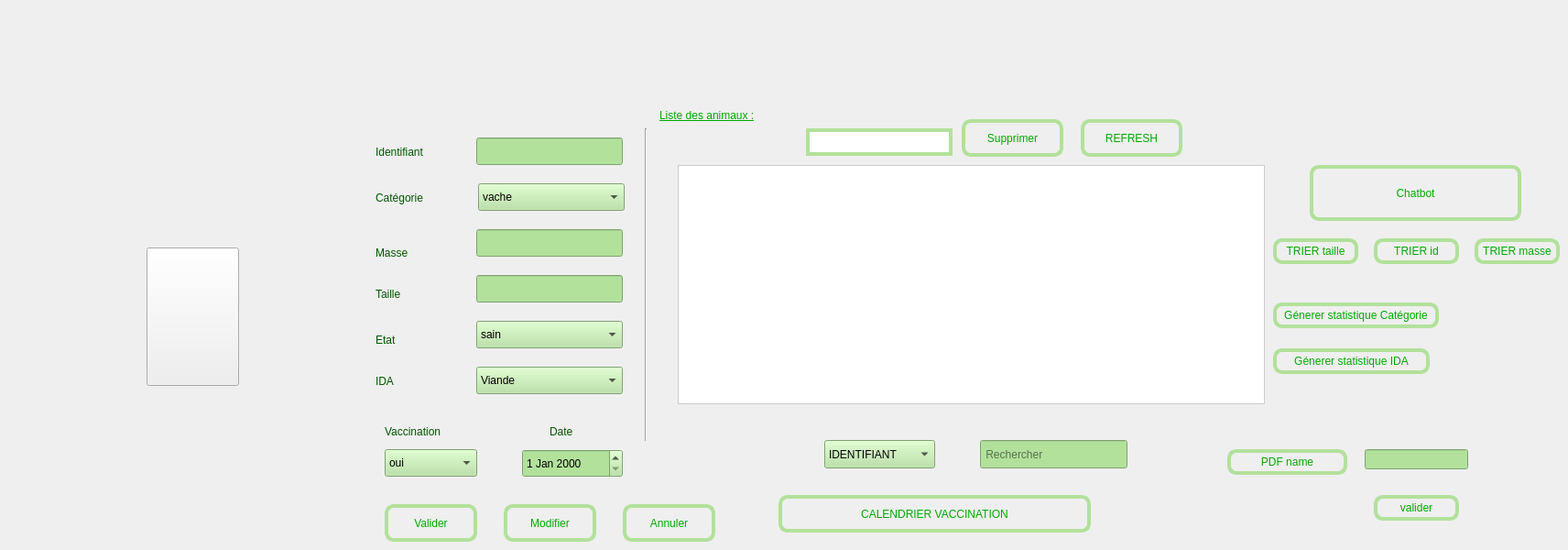
    <widget class="QWidget" name="page_17">
     <widget class="QPushButton" name="chatbot">
      <property name="geometry">
       <rect>
        <x>1430</x>
        <y>180</y>
        <width>231</width>
        <height>61</height>
       </rect>
      </property>
      <property name="styleSheet">
       <string notr="true">font: 10pt &quot;Centaur&quot;;
color: rgb(0, 170, 0);
border-radius: 10px;
border: 4px solid rgb(178, 225, 155);
</string>
      </property>
      <property name="text">
       <string>Chatbot</string>
      </property>
     </widget>
     <widget class="QPushButton" name="pushButton_modifier">
      <property name="geometry">
       <rect>
        <x>550</x>
        <y>550</y>
        <width>101</width>
        <height>41</height>
       </rect>
      </property>
      <property name="styleSheet">
       <string notr="true">font: 10pt &quot;Centaur&quot;;
color: rgb(0, 170, 0);
border-radius: 10px;
border: 4px solid rgb(178, 225, 155);

</string>
      </property>
      <property name="text">
       <string>Modifier</string>
      </property>
     </widget>
     <widget class="QPushButton" name="pushButton_annuler_ich_2">
      <property name="geometry">
       <rect>
        <x>850</x>
        <y>540</y>
        <width>341</width>
        <height>41</height>
       </rect>
      </property>
      <property name="styleSheet">
       <string notr="true">font: 10pt &quot;Centaur&quot;;
color: rgb(0, 170, 0);
border-radius: 10px;
border: 4px solid rgb(178, 225, 155);</string>
      </property>
      <property name="text">
       <string>CALENDRIER VACCINATION</string>
      </property>
      <property name="autoDefault">
       <bool>false</bool>
      </property>
      <property name="flat">
       <bool>false</bool>
      </property>
     </widget>
     <widget class="QLineEdit" name="lineEdit_ma">
      <property name="geometry">
       <rect>
        <x>520</x>
        <y>250</y>
        <width>160</width>
        <height>30</height>
       </rect>
      </property>
      <property name="styleSheet">
       <string notr="true">background-color: rgb(178, 225, 155);
</string>
      </property>
     </widget>
     <widget class="QComboBox" name="vacc">
      <property name="geometry">
       <rect>
        <x>420</x>
        <y>490</y>
        <width>101</width>
        <height>30</height>
       </rect>
      </property>
      <property name="styleSheet">
       <string notr="true">background-color: rgb(178, 225, 155);</string>
      </property>
      <item>
       <property name="text">
        <string>oui</string>
       </property>
      </item>
      <item>
       <property name="text">
        <string>non</string>
       </property>
      </item>
     </widget>
     <widget class="QPushButton" name="pushButton_triernom_ich_2">
      <property name="geometry">
       <rect>
        <x>1390</x>
        <y>260</y>
        <width>93</width>
        <height>28</height>
       </rect>
      </property>
      <property name="styleSheet">
       <string notr="true">font: 10pt &quot;Centaur&quot;;
color: rgb(0, 170, 0);
border-radius: 10px;
border: 4px solid rgb(178, 225, 155);</string>
      </property>
      <property name="text">
       <string>TRIER taille</string>
      </property>
     </widget>
     <widget class="QComboBox" name="critere_rech_acc">
      <property name="geometry">
       <rect>
        <x>900</x>
        <y>480</y>
        <width>121</width>
        <height>31</height>
       </rect>
      </property>
      <property name="styleSheet">
       <string notr="true">background-color: rgb(178, 225, 155);
</string>
      </property>
      <item>
       <property name="text">
        <string>IDENTIFIANT</string>
       </property>
      </item>
      <item>
       <property name="text">
        <string>CATEGORIE</string>
       </property>
      </item>
      <item>
       <property name="text">
        <string>MASSE</string>
       </property>
      </item>
      <item>
       <property name="text">
        <string>TAILLE</string>
       </property>
      </item>
      <item>
       <property name="text">
        <string>ETAT</string>
       </property>
      </item>
      <item>
       <property name="text">
        <string>IDA</string>
       </property>
      </item>
     </widget>
     <widget class="QLabel" name="label_40">
      <property name="geometry">
       <rect>
        <x>600</x>
        <y>460</y>
        <width>51</width>
        <height>21</height>
       </rect>
      </property>
      <property name="styleSheet">
       <string notr="true">font: 10pt &quot;Centaur&quot;;
color: rgb(0, 85, 0);</string>
      </property>
      <property name="text">
       <string>Date</string>
      </property>
     </widget>
     <widget class="QLabel" name="label_42">
      <property name="geometry">
       <rect>
        <x>410</x>
        <y>260</y>
        <width>61</width>
        <height>31</height>
       </rect>
      </property>
      <property name="styleSheet">
       <string notr="true">font: 10pt &quot;Centaur&quot;;
color: rgb(0, 85, 0);
</string>
      </property>
      <property name="text">
       <string>Masse</string>
      </property>
     </widget>
     <widget class="QLabel" name="label_43">
      <property name="geometry">
       <rect>
        <x>410</x>
        <y>156</y>
        <width>101</width>
        <height>20</height>
       </rect>
      </property>
      <property name="styleSheet">
       <string notr="true">font: 10pt &quot;Centaur&quot;;
color: rgb(0, 85, 0);</string>
      </property>
      <property name="text">
       <string>Identifiant</string>
      </property>
     </widget>
     <widget class="QPushButton" name="pushButton_triernom_ich">
      <property name="geometry">
       <rect>
        <x>1610</x>
        <y>260</y>
        <width>93</width>
        <height>28</height>
       </rect>
      </property>
      <property name="styleSheet">
       <string notr="true">font: 10pt &quot;Centaur&quot;;
color: rgb(0, 170, 0);
border-radius: 10px;
border: 4px solid rgb(178, 225, 155);
</string>
      </property>
      <property name="text">
       <string>TRIER masse</string>
      </property>
     </widget>
     <widget class="QDateEdit" name="date_vacc">
      <property name="geometry">
       <rect>
        <x>570</x>
        <y>490</y>
        <width>110</width>
        <height>31</height>
       </rect>
      </property>
      <property name="styleSheet">
       <string notr="true">background-color: rgb(178, 225, 155);
</string>
      </property>
     </widget>
     <widget class="QLabel" name="label_44">
      <property name="geometry">
       <rect>
        <x>420</x>
        <y>460</y>
        <width>111</width>
        <height>21</height>
       </rect>
      </property>
      <property name="styleSheet">
       <string notr="true">font: 10pt &quot;Centaur&quot;;
color: rgb(0, 85, 0);</string>
      </property>
      <property name="text">
       <string>Vaccination</string>
      </property>
     </widget>
     <widget class="QPushButton" name="pushButton_stat_ich_2">
      <property name="geometry">
       <rect>
        <x>1390</x>
        <y>380</y>
        <width>171</width>
        <height>28</height>
       </rect>
      </property>
      <property name="styleSheet">
       <string notr="true">font: 10pt &quot;Centaur&quot;;
color: rgb(0, 170, 0);
border-radius: 10px;
border: 4px solid rgb(178, 225, 155);
</string>
      </property>
      <property name="text">
       <string>Génerer statistique IDA</string>
      </property>
     </widget>
     <widget class="QPushButton" name="pushButton_supprimer">
      <property name="geometry">
       <rect>
        <x>1050</x>
        <y>130</y>
        <width>111</width>
        <height>41</height>
       </rect>
      </property>
      <property name="styleSheet">
       <string notr="true">font: 10pt &quot;Centaur&quot;;
color: rgb(0, 170, 0);
border-radius: 10px;
border: 4px solid rgb(178, 225, 155);
</string>
      </property>
      <property name="text">
       <string>Supprimer</string>
      </property>
     </widget>
     <widget class="QLineEdit" name="lineEdit_id">
      <property name="geometry">
       <rect>
        <x>520</x>
        <y>150</y>
        <width>160</width>
        <height>30</height>
       </rect>
      </property>
      <property name="styleSheet">
       <string notr="true">background-color: rgb(178, 225, 155);
</string>
      </property>
     </widget>
     <widget class="QLabel" name="label_63">
      <property name="geometry">
       <rect>
        <x>410</x>
        <y>310</y>
        <width>51</width>
        <height>21</height>
       </rect>
      </property>
      <property name="styleSheet">
       <string notr="true">font: 10pt &quot;Centaur&quot;;
color: rgb(0, 85, 0);

</string>
      </property>
      <property name="text">
       <string>Taille</string>
      </property>
     </widget>
     <widget class="QLineEdit" name="le_pdf_name">
      <property name="geometry">
       <rect>
        <x>1490</x>
        <y>490</y>
        <width>113</width>
        <height>22</height>
       </rect>
      </property>
      <property name="styleSheet">
       <string notr="true">background-color: rgb(178, 225, 155);
</string>
      </property>
     </widget>
     <widget class="QLineEdit" name="critere_rech_acc_2">
      <property name="geometry">
       <rect>
        <x>1070</x>
        <y>480</y>
        <width>161</width>
        <height>31</height>
       </rect>
      </property>
      <property name="styleSheet">
       <string notr="true">background-color: rgb(178, 225, 155);
</string>
      </property>
      <property name="placeholderText">
       <string> Rechercher</string>
      </property>
     </widget>
     <widget class="QComboBox" name="IDA">
      <property name="geometry">
       <rect>
        <x>520</x>
        <y>400</y>
        <width>160</width>
        <height>30</height>
       </rect>
      </property>
      <property name="styleSheet">
       <string notr="true">
background-color: rgb(178, 225, 155);
</string>
      </property>
      <item>
       <property name="text">
        <string>Viande</string>
       </property>
      </item>
      <item>
       <property name="text">
        <string>Graines</string>
       </property>
      </item>
      <item>
       <property name="text">
        <string>Insectes</string>
       </property>
      </item>
      <item>
       <property name="text">
        <string>Plante</string>
       </property>
      </item>
     </widget>
     <widget class="QLabel" name="label_64">
      <property name="geometry">
       <rect>
        <x>410</x>
        <y>360</y>
        <width>41</width>
        <height>21</height>
       </rect>
      </property>
      <property name="styleSheet">
       <string notr="true">font: 10pt &quot;Centaur&quot;;
color: rgb(0, 85, 0);

</string>
      </property>
      <property name="text">
       <string>Etat</string>
      </property>
     </widget>
     <widget class="QPushButton" name="pushButton_annuler_ich">
      <property name="geometry">
       <rect>
        <x>680</x>
        <y>550</y>
        <width>101</width>
        <height>41</height>
       </rect>
      </property>
      <property name="styleSheet">
       <string notr="true">font: 10pt &quot;Centaur&quot;;
color: rgb(0, 170, 0);
border-radius: 10px;
border: 4px solid rgb(178, 225, 155);</string>
      </property>
      <property name="text">
       <string>Annuler</string>
      </property>
      <property name="autoDefault">
       <bool>false</bool>
      </property>
      <property name="flat">
       <bool>false</bool>
      </property>
     </widget>
     <widget class="QTableView" name="tableauanimaux">
      <property name="geometry">
       <rect>
        <x>740</x>
        <y>180</y>
        <width>641</width>
        <height>261</height>
       </rect>
      </property>
      <property name="styleSheet">
       <string notr="true">QTableView {
  border: 1px solid #ccc;
  border-radius: 15pt;
  background: #FFFFFF; 
  font: 10pt &quot;Montserrat&quot;;
  color: #3C4340;
}</string>
      </property>
     </widget>
     <widget class="QLineEdit" name="lineEdit_taille">
      <property name="geometry">
       <rect>
        <x>520</x>
        <y>300</y>
        <width>160</width>
        <height>30</height>
       </rect>
      </property>
      <property name="styleSheet">
       <string notr="true">background-color: rgb(178, 225, 155);
</string>
      </property>
     </widget>
     <widget class="QPushButton" name="pushButton_stat_ich">
      <property name="geometry">
       <rect>
        <x>1390</x>
        <y>330</y>
        <width>181</width>
        <height>28</height>
       </rect>
      </property>
      <property name="styleSheet">
       <string notr="true">font: 10pt &quot;Centaur&quot;;
color: rgb(0, 170, 0);
border-radius: 10px;
border: 4px solid rgb(178, 225, 155);</string>
      </property>
      <property name="text">
       <string>Génerer statistique Catégorie</string>
      </property>
     </widget>
     <widget class="QPushButton" name="pushButton_refresh">
      <property name="geometry">
       <rect>
        <x>1180</x>
        <y>130</y>
        <width>111</width>
        <height>41</height>
       </rect>
      </property>
      <property name="styleSheet">
       <string notr="true">font: 10pt &quot;Centaur&quot;;
color: rgb(0, 170, 0);
border-radius: 10px;
border: 4px solid rgb(178, 225, 155);
</string>
      </property>
      <property name="text">
       <string>REFRESH</string>
      </property>
     </widget>
     <widget class="QLabel" name="label_65">
      <property name="geometry">
       <rect>
        <x>410</x>
        <y>405</y>
        <width>41</width>
        <height>21</height>
       </rect>
      </property>
      <property name="styleSheet">
       <string notr="true">font: 10pt &quot;Centaur&quot;;
color: rgb(0, 85, 0);</string>
      </property>
      <property name="text">
       <string>IDA</string>
      </property>
     </widget>
     <widget class="QComboBox" name="categorie">
      <property name="geometry">
       <rect>
        <x>522</x>
        <y>200</y>
        <width>160</width>
        <height>30</height>
       </rect>
      </property>
      <property name="styleSheet">
       <string notr="true">
background-color: rgb(178, 225, 155);
</string>
      </property>
      <item>
       <property name="text">
        <string>vache</string>
       </property>
      </item>
      <item>
       <property name="text">
        <string>cheval</string>
       </property>
      </item>
      <item>
       <property name="text">
        <string>Oiseaux</string>
       </property>
      </item>
      <item>
       <property name="text">
        <string>Reptiles</string>
       </property>
      </item>
      <item>
       <property name="text">
        <string>Mouton</string>
       </property>
      </item>
     </widget>
     <widget class="QPushButton" name="pushButton_valider">
      <property name="geometry">
       <rect>
        <x>420</x>
        <y>550</y>
        <width>101</width>
        <height>41</height>
       </rect>
      </property>
      <property name="styleSheet">
       <string notr="true">font: 10pt &quot;Centaur&quot;;
color: rgb(0, 170, 0);
border-radius: 10px;
border: 4px solid rgb(178, 225, 155);
</string>
      </property>
      <property name="text">
       <string>Valider</string>
      </property>
      <property name="autoDefault">
       <bool>false</bool>
      </property>
      <property name="flat">
       <bool>false</bool>
      </property>
     </widget>
     <widget class="Line" name="line">
      <property name="geometry">
       <rect>
        <x>690</x>
        <y>140</y>
        <width>31</width>
        <height>341</height>
       </rect>
      </property>
      <property name="orientation">
       <enum>Qt::Vertical</enum>
      </property>
     </widget>
     <widget class="QLabel" name="label_liste">
      <property name="geometry">
       <rect>
        <x>720</x>
        <y>110</y>
        <width>181</width>
        <height>31</height>
       </rect>
      </property>
      <property name="styleSheet">
       <string notr="true">font: 12pt &quot;Centaur&quot;;
text-decoration: underline;
color: rgb(0, 170, 0);
</string>
      </property>
      <property name="text">
       <string>Liste des animaux :</string>
      </property>
     </widget>
     <widget class="QPushButton" name="pushButton_pdf_ich_2">
      <property name="geometry">
       <rect>
        <x>1340</x>
        <y>490</y>
        <width>131</width>
        <height>28</height>
       </rect>
      </property>
      <property name="styleSheet">
       <string notr="true">font: 10pt &quot;Centaur&quot;;
color: rgb(0, 170, 0);
border-radius: 10px;
border: 4px solid rgb(178, 225, 155);</string>
      </property>
      <property name="text">
       <string>PDF name</string>
      </property>
     </widget>
     <widget class="QLineEdit" name="lineEdit_supp">
      <property name="geometry">
       <rect>
        <x>880</x>
        <y>140</y>
        <width>160</width>
        <height>30</height>
       </rect>
      </property>
      <property name="styleSheet">
       <string notr="true">border-radius: 20px;
border: 4px solid rgb(178, 225, 155);</string>
      </property>
     </widget>
     <widget class="QComboBox" name="etat">
      <property name="geometry">
       <rect>
        <x>520</x>
        <y>350</y>
        <width>160</width>
        <height>30</height>
       </rect>
      </property>
      <property name="styleSheet">
       <string notr="true">
background-color: rgb(178, 225, 155);
</string>
      </property>
      <item>
       <property name="text">
        <string>sain</string>
       </property>
      </item>
      <item>
       <property name="text">
        <string>malade</string>
       </property>
      </item>
     </widget>
     <widget class="QLabel" name="label_66">
      <property name="geometry">
       <rect>
        <x>410</x>
        <y>200</y>
        <width>91</width>
        <height>31</height>
       </rect>
      </property>
      <property name="styleSheet">
       <string notr="true">font: 10pt &quot;Centaur&quot;;
color: rgb(0, 85, 0);</string>
      </property>
      <property name="text">
       <string>Catégorie</string>
      </property>
     </widget>
     <widget class="QPushButton" name="pushButton_trierid_ich">
      <property name="geometry">
       <rect>
        <x>1500</x>
        <y>260</y>
        <width>93</width>
        <height>28</height>
       </rect>
      </property>
      <property name="styleSheet">
       <string notr="true">font: 10pt &quot;Centaur&quot;;
color: rgb(0, 170, 0);
border-radius: 10px;
border: 4px solid rgb(178, 225, 155);
</string>
      </property>
      <property name="text">
       <string>TRIER id</string>
      </property>
     </widget>
     <widget class="QPushButton" name="pb_valider_pdf">
      <property name="geometry">
       <rect>
        <x>1500</x>
        <y>540</y>
        <width>93</width>
        <height>28</height>
       </rect>
      </property>
      <property name="styleSheet">
       <string notr="true">font: 10pt &quot;Centaur&quot;;
color: rgb(0, 170, 0);
border-radius: 10px;
border: 4px solid rgb(178, 225, 155);
</string>
      </property>
      <property name="text">
       <string>valider</string>
      </property>
     </widget>
     <widget class="QPushButton" name="pushButton_21">
      <property name="geometry">
       <rect>
        <x>160</x>
        <y>270</y>
        <width>101</width>
        <height>151</height>
       </rect>
      </property>
      <property name="styleSheet">
       <string notr="true">image: url(:/logo ....png);
border-image: url(:/logo ....png);</string>
      </property>
      <property name="text">
       <string/>
      </property>
     </widget>
    </widget>
